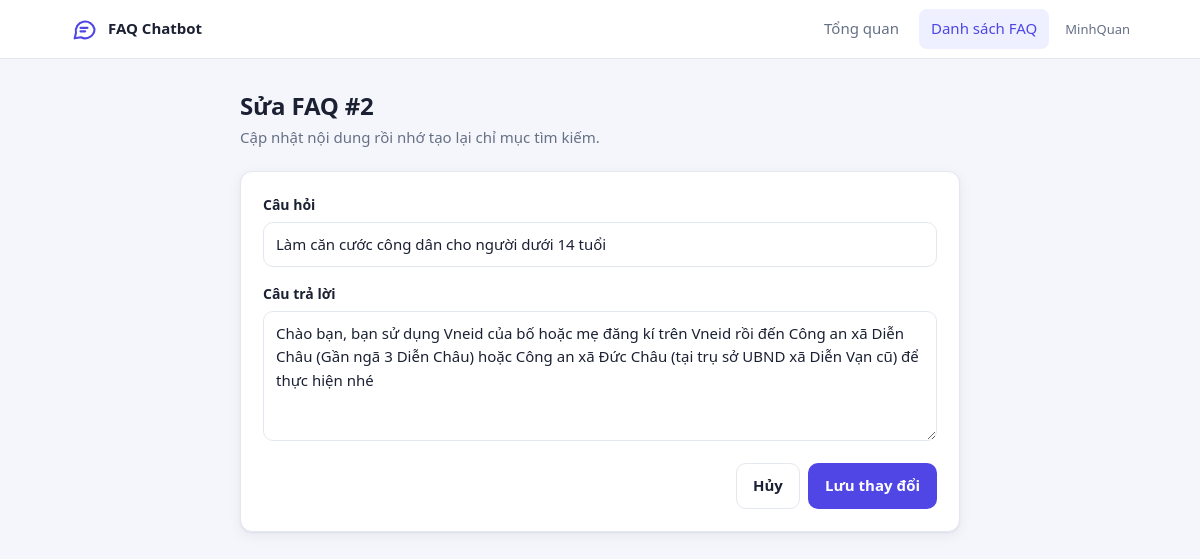
Before: /view_faq/edit/2 (signed in) with the older database file.
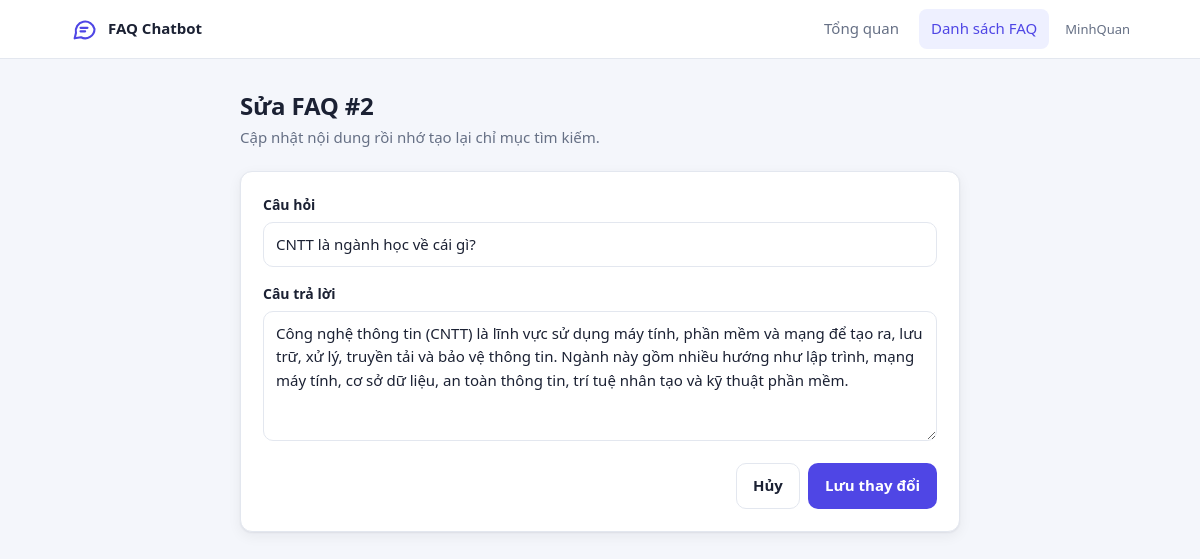
After: the same page with the newer database file.
### models.py (models this page shows, shortened)
class Faq_User ( db.Model):
    __tablename__ = "Faq_User"
    id: Mapped[int] = mapped_column(primary_key=True)
    ask: Mapped[str] = mapped_column()
    answer: Mapped[str] = mapped_column()

### routes/routes.py (the view, shortened to what this page needs)
    @app.route("/view_faq/edit/<int:id>", methods =["GET", "POST"])
    @login_required
    def edit(id):
        faq = db.session.get(Faq_User, id)
        if faq is None:
            return jsonify({"error": "FAQ not found"}), 404
        return render_template("editFaq.html", faq=faq)

### app.py (called while the page is built)
@login_manager.user_loader
def load_user(user_id):
	from models import User
	return db.session.get(User, int(user_id))

### templates/editFaq.html (shortened to what this page needs)
{% extends "base.html" %}
{% block body %}
<main class="container" style="max-width:760px">
  <div class="page-head">
    <div><h1>Sửa FAQ #{{ faq.id }}</h1><p>Cập nhật nội dung rồi nhớ tạo lại chỉ mục tìm kiếm.</p></div>
  </div>
  <section class="card">
    <form action="{{ url_for('edit', id=faq.id) }}" method="POST" data-loading="Đang lưu...">
      <div class="field"><label for="q">Câu hỏi</label>
        <input id="q" name="question" type="text" value="{{ faq.ask }}" required></div>
      <div class="field"><label for="a">Câu trả lời</label>
        <textarea id="a" name="answer" required>{{ faq.answer }}</textarea></div>
      <div class="row" style="justify-content:flex-end">
        <a class="btn ghost" href="{{ url_for('view_faq') }}">Hủy</a>
        <button class="btn" type="submit">Lưu thay đổi</button>
      </div>
    </form>
  </section>
</main>
{% endblock %}

Changed rows visible on the page:
changed Faq_User id 2: question "Làm căn cước công dân cho người dưới 14 tuổi" → "CNTT là ngành học về cái gì?"; answer "Chào bạn, bạn sử dụng Vneid của bố hoặc mẹ đăng kí trên Vneid rồi đến Công an xã Diễn Châu (Gần ngã 3 Diễn Châu) hoặc Công an xã Đức Châu (tại trụ sở UBND xã Diễn Vạn cũ) để thực hiện nhé" → "Công nghệ thông tin (CNTT) là lĩnh vực sử dụng máy tính, phần mềm và mạng để tạo ra, lưu trữ, xử lý, truyền tải và bảo vệ thông tin. Ngành này gồm nhiều hướng như lập trình, mạng máy tính, cơ sở dữ liệu, an toàn thông tin, trí tuệ nhân tạo và kỹ thuật phần mềm."
